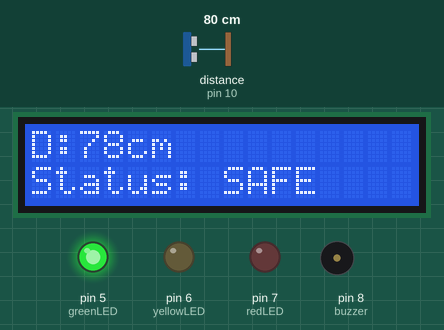
Simulated run of this sketch. Board: Arduino Uno, built with avr-gcc and run on an emulated ATmega328P. Parts: 16×2 character LCD, output pins drawn as LEDs (lit = HIGH), buzzer (waves = sounding). Wiring (inferred from the names in the program): ultrasonic range finder: trigger pin 9; echo pin 10. Dashed ring = blinking. Inputs (shaded band) come from the test bench; at power-on: distance to the obstacle (sensor on pin 10) 80 cm. The echo pulse lasts 58.3 µs per cm; pins used as bus, display or sensor lines are not drawn; what the sketch prints to the serial monitor is not drawn.

Above: at 2.2 s.
2.3 s: distance to the obstacle (sensor on pin 10) set to 33 cm
At 3.1 s:
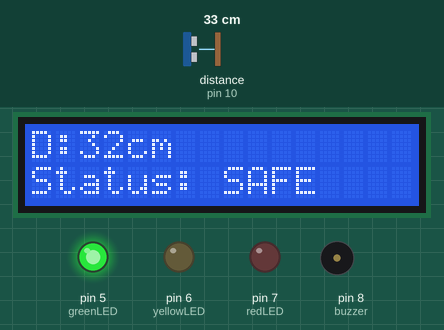
3.9 s: distance to the obstacle (sensor on pin 10) set to 27 cm
At 6.17 s:
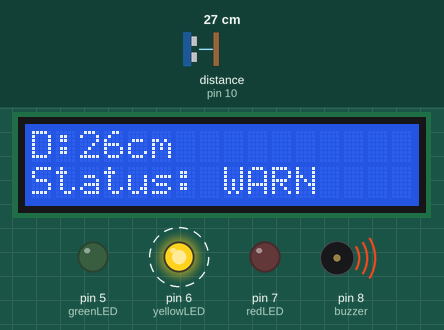
6.9 s: distance to the obstacle (sensor on pin 10) set to 12 cm
At 7.15 s:
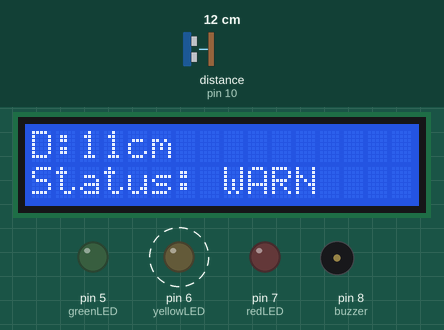
8.4 s: distance to the obstacle (sensor on pin 10) set to 9 cm
At 9.6 s:
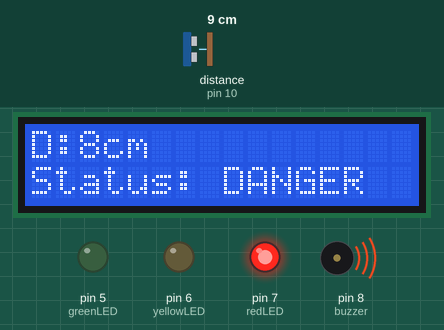
9.9 s: distance to the obstacle (sensor on pin 10) set to 60 cm
At 10.3 s:
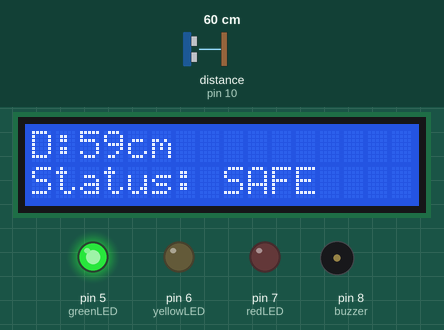
11.4 s: distance to the obstacle (sensor on pin 10) set to 18 cm
At 12.0 s:
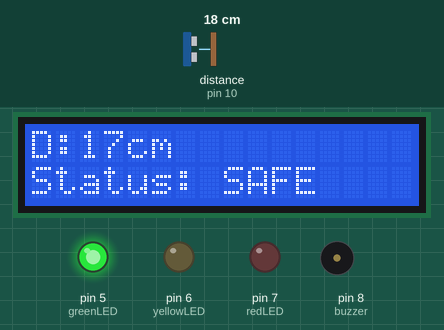
Timing chart, 0 to 13.9 s (numbered marks = the images above; inputs shaded):
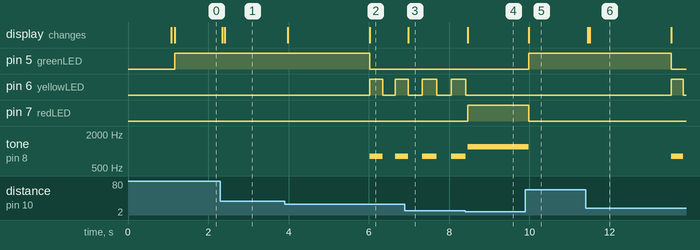

Measured:
- the behaviour switches between 31 and 30 cm on distance to the obstacle (sensor on pin 10) (found by bisection; images 1 and 2)
- the behaviour switches between 11 and 10 cm on distance to the obstacle (sensor on pin 10) (found by bisection; images 3 and 4)
- after the input at 2.3 s, the display: first changes after 0.05 s (image 1 shows a later state)
- after the input at 3.9 s, pin 5 (greenLED): HIGH → LOW after 2.1 s; pin 6 (yellowLED): LOW → HIGH after 2.1 s, → LOW 0.32 s later, → HIGH 0.32 s later; tone on pin 8 (buzzer): silent → 800 Hz after 2.1 s, → silent 0.32 s later, → 800 Hz 0.32 s later; the display: first changes after 0.08 s (image 2 shows a later state)
- after the input at 6.9 s, the display: changes after 0.08 s (image 3)
- after the input at 8.4 s, pin 6 (yellowLED): goes on until 8.4 s, then stays LOW; pin 7 (redLED): LOW → HIGH after 0.07 s; the display: changes after 0.07 s (image 4)
- after the input at 9.9 s, pin 5 (greenLED): LOW → HIGH after 0.09 s; pin 7 (redLED): HIGH → LOW after 0.09 s; tone on pin 8 (buzzer): 1200 Hz → silent after 0.09 s; the display: changes after 0.09 s (image 5)
- after the input at 11.4 s, pin 5 (greenLED): HIGH → LOW after 2.1 s; pin 6 (yellowLED): LOW → HIGH after 2.1 s, → LOW 0.31 s later; tone on pin 8 (buzzer): silent → 800 Hz after 2.1 s, → silent 0.31 s later; the display: first changes after 0.05 s (image 6 shows a later state)

The sketch:

smart_distance_alert.ino
```cpp
#include <Wire.h>
#include <LiquidCrystal_I2C.h>

#define trigPin 9
#define echoPin 10

#define redLED 7
#define yellowLED 6
#define greenLED 5
#define buzzer 8

LiquidCrystal_I2C lcd(0x27, 16, 2);

// timing
unsigned long previousMillis = 0;
unsigned long detectStart = 0;

const long interval = 300;
bool blinkState = false;
bool objectDetected = false;

int distance;

// 🔹 Distance averaging
int getDistance() {
  long sum = 0;

  for (int i = 0; i < 5; i++) {
    digitalWrite(trigPin, LOW);
    delayMicroseconds(2);

    digitalWrite(trigPin, HIGH);
    delayMicroseconds(10);
    digitalWrite(trigPin, LOW);

    long duration = pulseIn(echoPin, HIGH);
    int d = duration * 0.034 / 2;

    sum += d;
    delay(5);
  }

  return sum / 5;
}

void setup() {
  pinMode(trigPin, OUTPUT);
  pinMode(echoPin, INPUT);

  pinMode(redLED, OUTPUT);
  pinMode(yellowLED, OUTPUT);
  pinMode(greenLED, OUTPUT);
  pinMode(buzzer, OUTPUT);

  lcd.init();
  lcd.backlight();

  lcd.setCursor(0,0);
  lcd.print("System Init...");
  delay(1000);
  lcd.clear();

  Serial.begin(9600);
}

void loop() {

  distance = getDistance();

  // LCD Line 1 (clean UI)
  lcd.setCursor(0, 0);
  lcd.print("D:");
  lcd.print(distance);
  lcd.print("cm        ");

  unsigned long currentMillis = millis();

  // Detect object within 30 cm
  if (distance < 30) {

    if (!objectDetected) {
      detectStart = currentMillis;
      objectDetected = true;
    }

    // Only trigger after 2 seconds
    if (currentMillis - detectStart >= 2000) {

      // 🔴 DANGER
      if (distance < 10) {
        lcd.setCursor(0,1);
        lcd.print("Status: DANGER ");

        digitalWrite(redLED, HIGH);
        digitalWrite(yellowLED, LOW);
        digitalWrite(greenLED, LOW);

        tone(buzzer, 1200); // strong alert
      }

      // 🟡 WARNING
      else {
        lcd.setCursor(0,1);
        lcd.print("Status: WARN   ");

        digitalWrite(redLED, LOW);
        digitalWrite(greenLED, LOW);

        if (currentMillis - previousMillis >= interval) {
          previousMillis = currentMillis;
          blinkState = !blinkState;

          digitalWrite(yellowLED, blinkState);

          if (blinkState) {
            tone(buzzer, 800);
          } else {
            noTone(buzzer);
          }
        }
      }
    }

  } else {
    // 🟢 SAFE
    objectDetected = false;

    lcd.setCursor(0,1);
    lcd.print("Status: SAFE   ");

    digitalWrite(redLED, LOW);
    digitalWrite(yellowLED, LOW);
    digitalWrite(greenLED, HIGH);

    noTone(buzzer);
  }

  // Serial logging (professional touch)
  Serial.print("Distance: ");
  Serial.print(distance);
  Serial.println(" cm");

}
```
